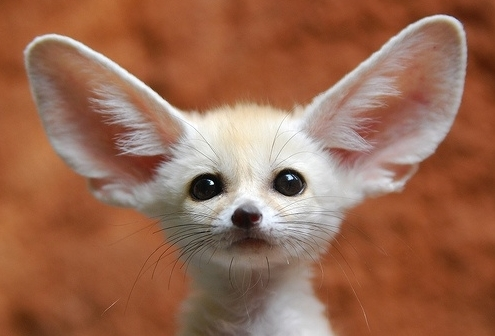
//> input picture project2/input_img/input.jpg, 495 x 336 px
$ ./hist_matching_color   (built with g++ and OpenCV 4)
//> lines starting //> are read from the running program, lines starting //| are printed output that depends on the picture
### project2/hist_func.h
#pragma once

#include <opencv2/opencv.hpp>
#include <stdio.h>
#include <iostream>


#define L 256		// # of intensity levels
#define IM_TYPE	CV_8UC3

using namespace cv;
using namespace std;

// Image Type
// "G" for GrayScale Image, "C" for Color Image
#if (IM_TYPE == CV_8UC3)
typedef uchar G;
typedef cv::Vec3b C;
#elif (IM_TYPE == CV_16SC3)
typedef short G;
typedef Vec3s C;
#elif (IM_TYPE == CV_32SC3)
typedef int G;
typedef Vec3i C;
#elif (IM_TYPE == CV_32FC3)
typedef float G;
typedef Vec3f C;
#elif (IM_TYPE == CV_64FC3)
typedef double G;
typedef Vec3d C;
#endif

// generate PDF for single channel image
// [16 lines left out: function cal_PDF, not called in this run]

// generate PDF for color image
float** cal_PDF_RGB(Mat& input) {

	int count[L][3] = { 0 };
	float** PDF = (float**)malloc(sizeof(float*) * L);

	for (int i = 0; i < L; i++)
		PDF[i] = (float*)calloc(3, sizeof(float));

	////////////////////////////////////////////////
	//											  //
	// How to access multi channel matrix element //
	//											  //
	// if matrix A is CV_8UC3 type,				  //
	// A(i, j, k) -> A.at<Vec3b>(i, j)[k]		  //
	//											  //
	////////////////////////////////////////////////

		// Count
	for (int k=0;k<3;k++)
		for (int i = 0; i < input.rows; i++)
			for (int j = 0; j < input.cols; j++)
				count[input.at<Vec3b>(i, j)[k]][k]++;

	// Compute PDF
	for (int k = 0; k < 3; k++)
		for (int i = 0; i < L; i++)
			PDF[i][k] = (float)count[i][k] / (float)(input.rows * input.cols);


	return PDF;
}

// generate CDF for single channel image
// [54 lines left out: functions cal_CDF, cal_CDF_RGB, not called in this run]

### project2/hist_matching_color.cpp
#include "hist_func.h"

void hist_eq(Mat& input, Mat& equalized, G* trans_func, float* CDF);

int main() {

    Mat input = imread("input.jpg", CV_LOAD_IMAGE_COLOR);
//> input is the input picture: 336 rows x 495 cols, CV_8UC3; mean B, G, R 81.4, 105.2, 153.6
    Mat reference = imread("i.jpg", CV_LOAD_IMAGE_COLOR);
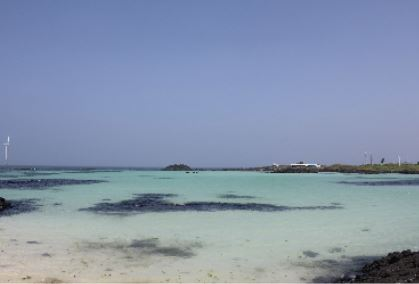
//> input picture project2/input_img/i.jpg, 419 x 284 px
//> reference is the input picture: 284 rows x 419 cols, CV_8UC3; mean B, G, R 171.8, 148.9, 134.2
    Mat matched_YUV;
    Mat reference_YUV;

    cvtColor(input, matched_YUV, CV_RGB2YUV);   // convert RGB to YUV
//> matched_YUV: 336 rows x 495 cols, CV_8UC3; mean of channels 0, 1, 2 103.6, 152.5, 108.5
    cvtColor(reference, reference_YUV, CV_RGB2GRAY);   // convert RGB to YUV
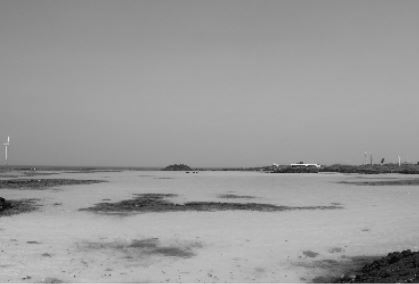
//> reference_YUV: 284 rows x 419 cols, CV_8UC1; min 1, max 244, mean 154.1

    // split each channel(Y, U, V)
    Mat channels[3];
    split(matched_YUV, channels);   // U = channels[1], V = channels[2]
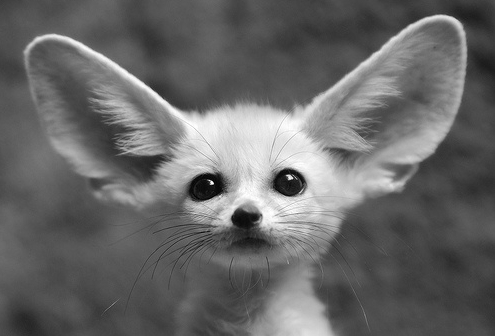
//> channels[0]: 336 rows x 495 cols, CV_8UC1; min 0, max 255, mean 103.6
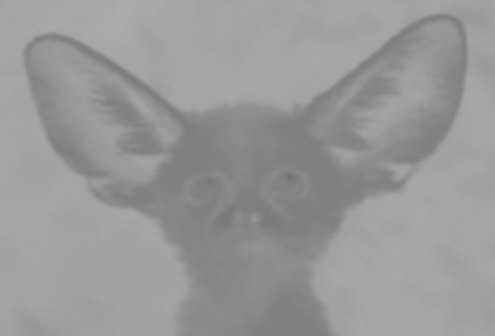
//> channels[1]: 336 rows x 495 cols, CV_8UC1; min 113, max 171, mean 152.5
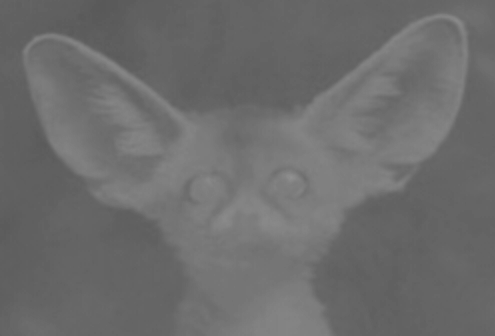
//> channels[2]: 336 rows x 495 cols, CV_8UC1; min 89, max 145, mean 108.5
    Mat Y = channels[0];

    //same work on reference image
    Mat channels_r[3];
    split(reference_YUV, channels_r);
    Mat Y_r = channels_r[0];

    // PDF or transfer function txt files
    FILE* f_matched_PDF_YUV, * f_PDF_RGB;
    FILE* f_trans_func_match_YUV;

//> (the run ends here: the program needs code that is not available in this run, at `for (int i = 0; i < L; i++)`)
